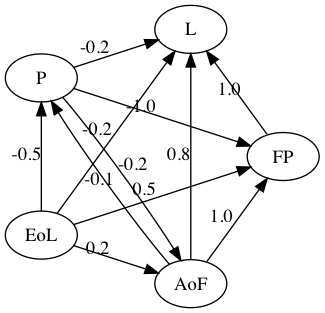
#> input picture Fuzzy.png, 325 x 313 px
$ python fuzzy-map.py
#> lines starting #> are read from the running program, lines starting #| are printed output that depends on the picture
import numpy as np
import math
import pygraphviz as pgv
import functools
from PIL import Image
import matplotlib.pyplot as plt


def fuzzy( vector , mapa , t ):
    '''
        Funcion que calcula el mapa difuso y retorna el valor
        de la funcion f en f(t)

        Parameters
        ----------
        vector : array_like
            Vector numpy que representa el arreglo de pesos
        mapa  : array_like
            Matriz de adyacencia que representa el mapa
        t : int
            Numero de iteraciones de la funcion

        Returns
        -------
        new vector : array_like
            Vector de pesos resultante f(t)
    '''
#> called with vector = array of shape (5,), mapa = array of shape (5, 5), t = 10
    soluciones = [vector]
    vector_aux = vector
    # Se itera la funcion t veces
    for i in range( t ):
        #Multiplicacion vector de estados y matriz
        vector_aux = np.dot(vector_aux, mapa)
        #Aplicacion de la normalizacion o parametrizacion
        sigmoide(vector_aux)
        soluciones.append(vector_aux)
    saveHistograma(soluciones)
#> in saveHistograma, `plt.show()`:
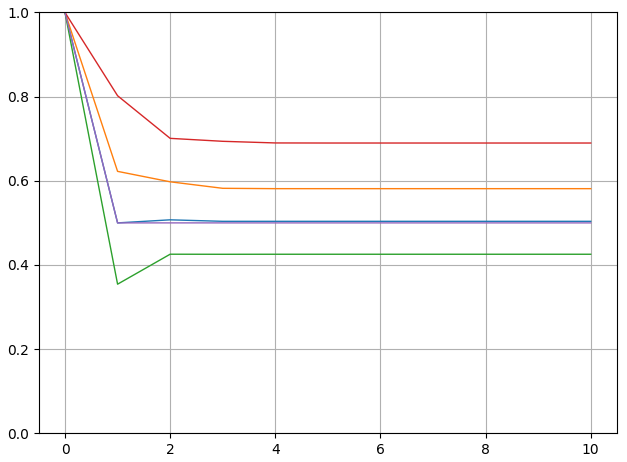
#> figure drawn by matplotlib, 1 panel; curve peaks at x = 0, y = 1; curve peaks at x = 0, y = 1; curve peaks at x = 0, y = 1
    return vector_aux, soluciones


def sigmoide ( vector ):
    for i in range (len(vector )):
        x = vector[i]
        vector[i] = 1/(1+math.exp(-1*x))

def outDegree(graph):
    resultado = np.absolute(graph)
    resultado = np.sum(resultado, axis = 1)
    return resultado
def inDegree(graph):
    resultado = np.absolute(graph)
    resultado = np.sum(resultado, axis = 0)
    return resultado
def density(graph):
    d = np.count_nonzero(graph)
    n = len(graph)
    d = d/(n*(n-1))
    return d
def hierarchy (outdegree):
    acumulate = 0.
    n = len(outdegree)
    suma = 0.
    suma = np.sum(outdegree)

    for i in outdegree :
        #suma += i
        x = (i - suma)/(n)
        x = x**2
        acumulate = acumulate + x
    acumulate = (12/(n**3-n))*acumulate
    return acumulate

def saveDot(grafo, label, name):
#> called with grafo = array of shape (5, 5), name = 'Fuzzy.dot'
    tf = open(name, 'w')
    tf.write("digraph G {\n")
    # imprime nodos
    # A [label="King Arthur"]
    for i in range(len(label)):
        tf.write( "A"+str(i)+ " [label=\""+label[i]+"\"];\n" )
    tf.write("\n")
    for i in range (len(grafo)):
        for j in range (len(grafo)):
            if grafo[i][j]!=0:
                tf.write("A"+str(i)+" -> A"+ str(j)+" [label=\""+str(grafo[i][j]) +"\"];\n" )

    tf.write("\n}")
    tf.close()

def saveHistograma(vector):
    vec = np.transpose(vector)
    x = np.size(vec,0)
    y =np.size(vec,1)
    t = range(y)
     #for i in range(x):

    #print(vec[0],np.size(vec,0) , np.size(vec,1))

    for i in range( x ):
        #plt.subplot(x, 1, i+1)
        plt.plot(t, vec[i], '-', lw=1)
        plt.grid(True)
        plt.ylim( 0, 1 )
    plt.tight_layout()
    plt.show()

def loadGraph(path):
    B = pgv.AGraph(path)
    B.layout(prog = 'circo') # layout with default (neato)
    B.draw(path[:-3]+'png') # draw png


label = ["AoF","FP","P","L","EoL"]
file = "Fuzzy"
C = np.array([1,1,1,1,1])
B = np.array([[ 0.0 , 1.0 ,-0.1, 0.8 , 0.0 ],
              [ 0.0 , 0.0 , 0.0, 1.0 , 0.0 ],
              [-0.2 ,-1.0 , 0.0,-0.2 , 0.0 ],
              [ 0.0 , 0.0 , 0.0, 0.0 , 0.0 ],
              [ 0.2 , 0.5 ,-0.5,-0.2 , 0.0 ]
            ])

C , soluciones = fuzzy( C ,B , t = 10 )
od = outDegree(B)
id = inDegree(B)
cd = od+id
den = density(B)
hier = hierarchy(od)

saveDot(B, label, name = file+".dot")
loadGraph(file+".dot")
#> (the call stopped at in loadGraph, `B = pgv.AGraph(path)`: pygraphviz is not available in this run)
print("\nInput : Mapa Cognitivo Difuso ")
print(B)
print("Output : Dregrees ")

print("Out Degree", od)
print("In Degree", id)
print("Centrality Degree", cd )
print("Density ", den )
print("Hierarchy ", hier )
print("\n\n Vector de estados",C)
im = Image.open(file+".png")
#> im is the input picture: PIL image 325x313 RGBA; mean R, G, B, A 241.5, 241.5, 241.5, 254.6
im.show()
